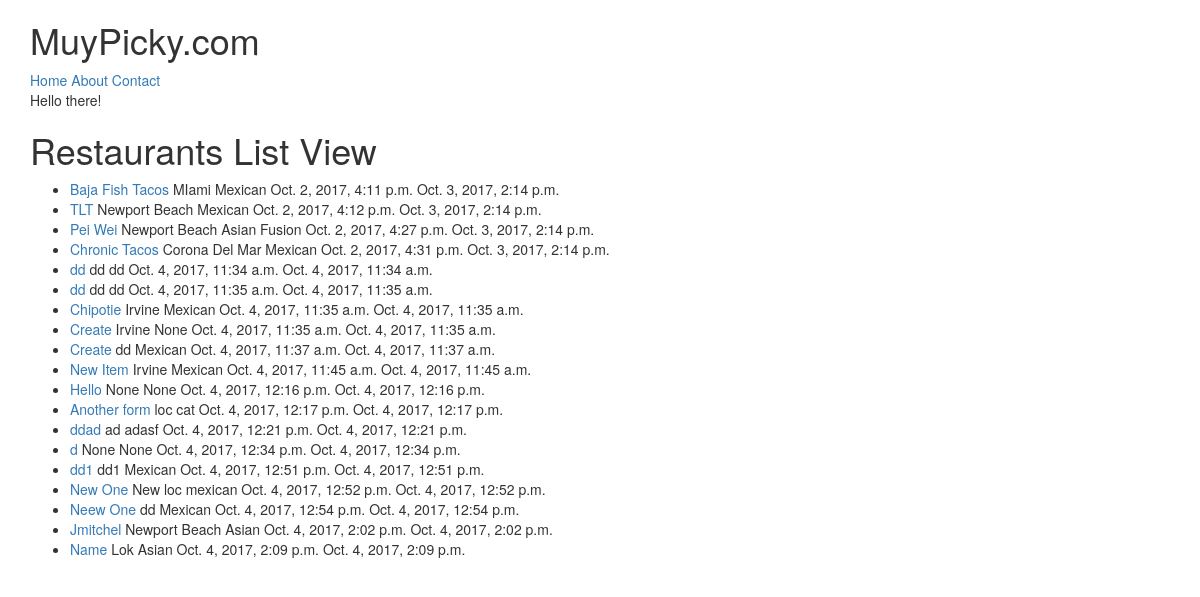
The page /restaurants/ on the database as committed earlier.
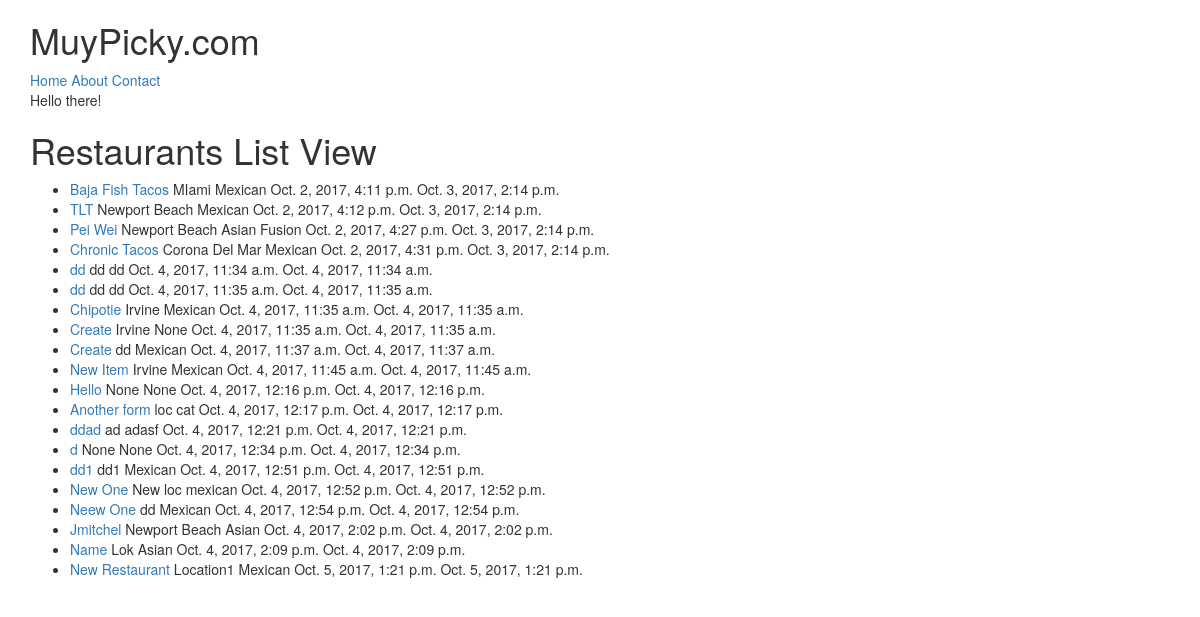
The same page on the database as committed later.
### restaurants/models.py (models this page shows, shortened)
class RestaurantLocation(models.Model):
    owner       = models.ForeignKey(User) # Django Models Unleashed JOINCFE.com
    name        = models.CharField(max_length=120)
    location    = models.CharField(max_length=120, null=True, blank=True)
    category    = models.CharField(max_length=120, null=True, blank=True, validators=[validate_category])
    timestamp   = models.DateTimeField(auto_now_add=True)
    updated     = models.DateTimeField(auto_now=True)
    slug        = models.SlugField(null=True, blank=True)

### restaurants/views.py (the view)
# urls.py: url(r'^restaurants/$', RestaurantListView.as_view()),
class RestaurantListView(ListView):
    template_name = 'restaurants/restaurants_list.html'
    def get_queryset(self):
        slug = self.kwargs.get('slug')
        if slug:
            queryset = RestaurantLocation.objects.filter(
                    Q(category__iexact=slug) |
                    Q(category__icontains=slug)
                )
        else:
            queryset = RestaurantLocation.objects.all()
        return queryset

### templates/restaurants/restaurants_list.html (shortened to what this page needs)
{% extends "base.html" %}
{% block content %}
<h1>Restaurants List View</h1>
<ul>
{% for obj in object_list %}
    <li> <a href="/restaurants/{{ obj.slug }}">{{ obj.name }}</a> {{ obj.location }} {{ obj.category }} {{ obj.timestamp }} {{ obj.updated }}</li>
{% endfor %}
</ul>
{% endblock %}

### templates/base.html (shortened to what this page needs)
<!DOCTYPE html>
<html lang="en">
    <head>
        {% include 'snippets/css.html' %}
    </head>
    <body>
        {% include 'snippets/nav.html' %}
        <div class="container">
            {% block content2 %}
            Hello there!
            {% endblock content2 %}
            {% block content %}{% endblock content %}
        </div>
    </body>
</html>

### templates/snippets/css.html (shortened to what this page needs)
<link rel="stylesheet" href="https://maxcdn.bootstrapcdn.com/bootstrap/3.3.7/css/bootstrap.min.css">
<link rel="stylesheet" href="https://maxcdn.bootstrapcdn.com/bootstrap/3.3.7/css/bootstrap-theme.min.css">

### templates/snippets/nav.html
<div class="container">
    <h1>MuyPicky.com</h1>
    <a href="/">Home</a>
    <a href="/about/">About</a>
    <a href="/contact/">Contact</a>
</div>

Rows that differ between the two databases and show on the page:
added RestaurantLocation: name "New Restaurant", location "Location1", category "Mexican", timestamp "Oct. 5, 2017, 1:21 p.m.", updated "Oct. 5, 2017, 1:21 p.m."
